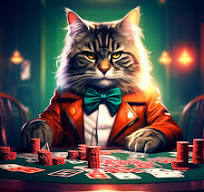
#> input picture hello_python/pillow模块/cat.png, 204 x 192 px
$ python draw.py
#> lines starting #> are read from the running program, lines starting #| are printed output that depends on the picture; after the words box and inside, x2 and y2 are one past the last pixel; in counts of white or black regions, pixels touching at a corner belong together
from PIL import Image, ImageDraw, ImageFilter

# 打开原始图像
img = Image.open("./cat.png").convert("RGBA")

# 创建一个白色背景的图像，与原图大小相同
white_background = Image.new("RGBA", img.size, "white")
#> white_background: PIL image 204x192 RGBA; every value is 255

# 创建一个遮罩图像，与原图大小相同
mask = Image.new("L", img.size, 0)
#> mask: PIL image 204x192 L; every value is 0

# 创建绘图对象
draw = ImageDraw.Draw(mask)
w, h = img.size
#> w = 204; h = 192
# 设置圆角的半径
corner_radius = 50

# # 绘制圆角矩形的遮罩
# draw.rounded_rectangle([(0, 0), img.size], radius=corner_radius, fill=255)
draw.pieslice((0, 0, corner_radius, corner_radius), start=180, end=270, fill=255)
draw.pieslice((0, h - corner_radius, corner_radius, h), start=90, end=180, fill=255)
draw.pieslice((w - corner_radius, h - corner_radius, w, h), start=0, end=90, fill=255)
draw.pieslice((w - corner_radius, 0, w, corner_radius), start=270, end=360, fill=255)
draw.rectangle((0, corner_radius / 2, w, h - corner_radius / 2), fill=255)
draw.rectangle((corner_radius / 2, 0, w - corner_radius / 2, h), fill=255)

# 对遮罩进行模糊处理，使边缘更加平滑
mask = mask.filter(ImageFilter.DETAIL)
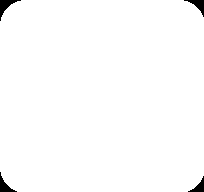
#> mask: PIL image 204x192 L; 98.7% white; 4 black regions, box (x1, y1, x2, y2) and area: (0, 0, 21, 21) 144, (184, 0, 204, 17) 123, (0, 172, 17, 192) 123, (188, 176, 204, 192) 103

# 将原图粘贴到白色背景上，并使用遮罩
white_background.paste(img, (0, 0), mask=mask)

# 转换为RGB模式去掉透明度
final_img = white_background.convert("RGB")

# 显示最终的圆角图像
final_img.show()
